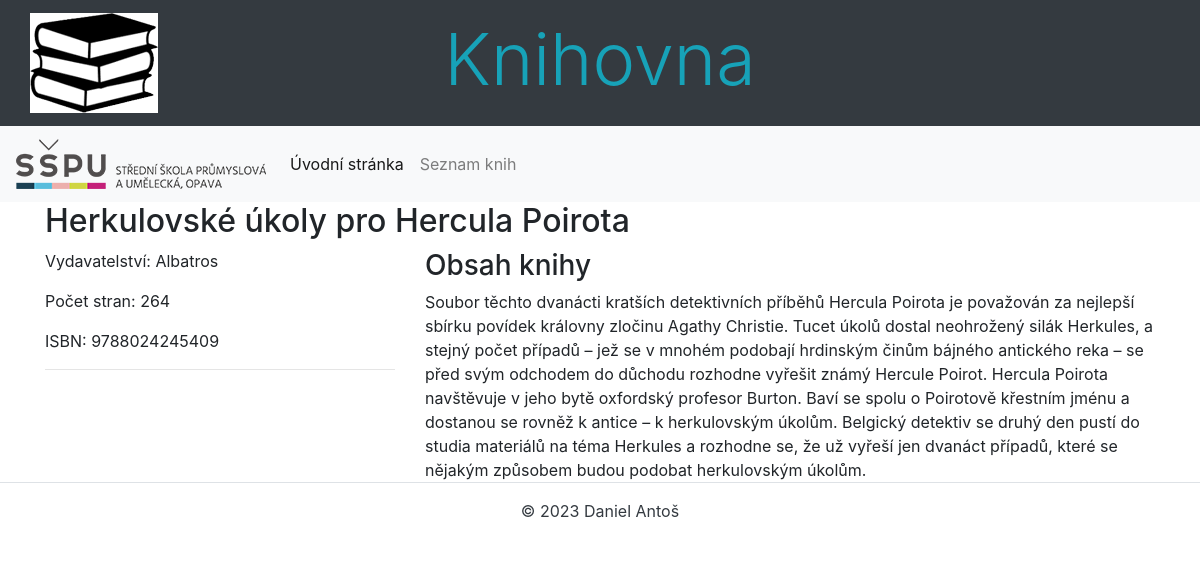
The page /myapp/seznam/5 on the database its author committed.
### myapp/models.py (models this page shows)
class Kniha(models.Model):
    isbn = models.CharField(max_length=17, verbose_name="ISBN knihy")
    titul = models.CharField(max_length=100, verbose_name="Titul knihy")
    strany = models.CharField(max_length=5, verbose_name="Počet stran")
    obsah = models.TextField(max_length=5000, verbose_name="Obsah knihy")
    nakladatelstvi = models.ForeignKey("Nakladatelstvi", verbose_name="Nakladatelství knihy", on_delete=models.CASCADE)
    class Meta:
        verbose_name = 'Kniha'
        verbose_name_plural = 'Knihy'
        ordering = ['titul']
    def __str__(self):
        return self.titul

class Nakladatelstvi(models.Model):
    nazev = models.CharField(max_length=50, verbose_name="Název")
    class Meta:
        verbose_name = 'Nakladatelství'
        verbose_name_plural = 'Nakladatelství'
        ordering = ['nazev']
    def __str__(self):
        return self.nazev

### myapp/views.py (the view)
# urls.py: path('seznam/<int:pk>', views.Detail_kniha.as_view(), name='kniha'),
class Detail_kniha(DetailView):
    model = Kniha
    template_name = "detail.html"
    context_object_name = "kniha"

### myapp/templates/detail.html (shortened to what this page needs)
{% extends 'base.html' %}
{% block content %}
    <h2>
        {{ kniha.titul }}
    </h2>
    <div class="row">
        <div class="col-md-4">
            <p>Vydavatelství: {{ kniha.nakladatelstvi }}</p>
            <p>Počet stran: {{ kniha.strany }}</p>
            <p>ISBN: {{ kniha.isbn }}</p>
            <hr>
        </div>
        <div class="col-md-8">
            <h3>Obsah knihy</h3>
            <div>{{ kniha.obsah }}</div>
        </div>
    </div>
{% endblock %}

### rows shown on the page
Kniha: titul "Herkulovské úkoly pro Hercula Poirota", nakladatelstvi "Albatros", strany "264", isbn "9788024245409", obsah "Soubor těchto dvanácti kratších detektivních příběhů Hercula Poirota je považován za nejlepší sbírku povídek královny zločinu Agathy Christie. Tucet úkolů dostal neohrožený silák Herkules, a stejný počet případů – jež se v mnohém podobají hrdinským činům bájného antického reka – se před svým odchodem do důchodu rozhodne vyřešit známý Hercule Poirot. Hercula Poirota navštěvuje v jeho bytě oxfordský profesor Burton. Baví se spolu o Poirotově křestním jménu a dostanou se rovněž k antice – k herkulovským úkolům. Belgický detektiv se druhý den pustí do studia materiálů na téma Herkules a rozhodne se, že už vyřeší jen dvanáct případů, které se nějakým způsobem budou podobat herkulovským úkolům."
